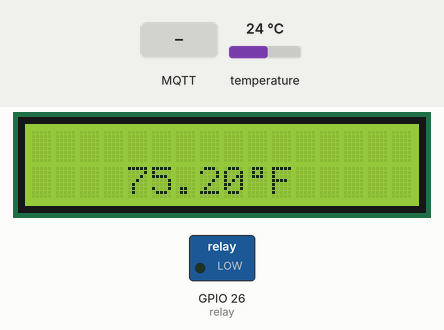
A sketch run on a simulated ESP32. On the bench: 16×2 character LCD, switched loads named in the sketch (green lamp = pin HIGH). Inputs (shaded band) come from the test bench; at power-on: temperature 24 °C. WiFi joins after 1.5 s; servers stay silent unless stated; network time is answered at once with the bench clock; the local clock reads 2024-03-15 10:24:30 at power-on unless the sketch sets it; no MQTT or app messages arrive unless stated; what the sketch prints to the serial monitor is not drawn.

Above: at 2.9 s.
3.0 s: MQTT message "ON" arrives on the first subscribed topic
At 8.6 s:
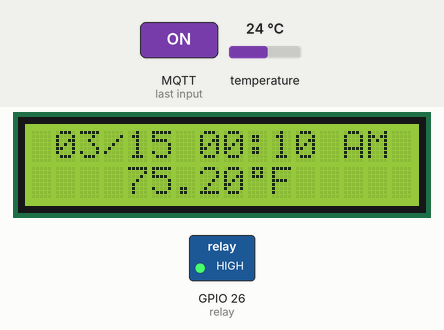
8.9 s: MQTT message "OFF" arrives on the first subscribed topic
At 14.4 s:
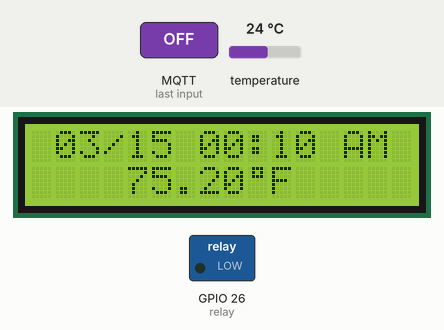
14.7 s: temperature set to 12 °C
At 20.3 s:
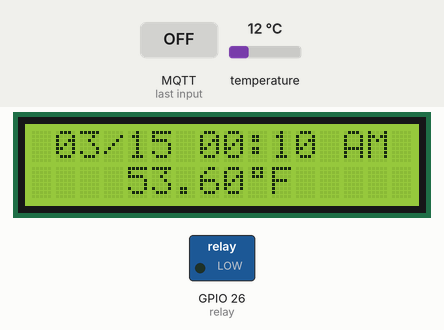
21.3 s: temperature set to 19 °C
At 26.0 s:
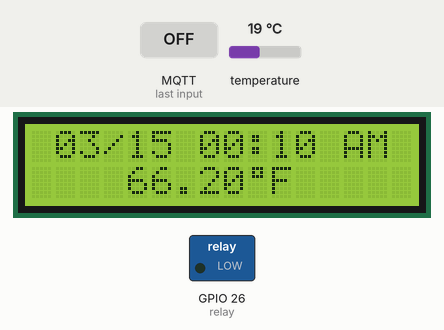
27.1 s: temperature set to 28 °C
At 32.8 s:
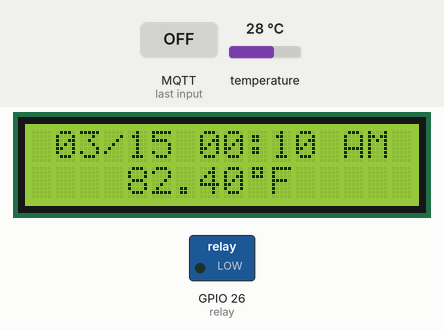
Timing chart, 0 to 34.3 s (numbered marks = the images above; inputs shaded):
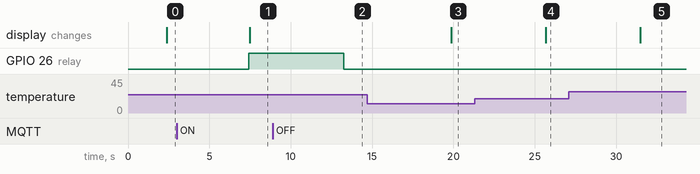

The sketch:

Sauna_Controller_Sketch.ino
```cpp
#include <dummy.h>

#include <LiquidCrystal_I2C.h>
#include <OneWire.h>
#include <DallasTemperature.h>
#include <WiFi.h>
#include <PubSubClient.h>
#include <WiFiUdp.h>
#include <NTPClient.h>
#include <TimeLib.h>

const int relay = 26;

WiFiUDP ntpUDP;
NTPClient timeClient(ntpUDP, "pool.ntp.org", -14400, 60000);
char DateTime[ ] = " 00/00 00:00 XM ";
byte last_second, second_, minute_, hour_, day_, month_;
int year_;

const char* ssid = "ssid";
const char* password = "password";

const char* mqtt_server = "192.168.1.?";

WiFiClient espClient;
PubSubClient client(espClient);
long lastMsg = 0;
char msg[50];
int value = 0;

// LED Pin
const int ledPin = 4;

// GPIO where the DS18B20 is connected to
const int oneWireBus = 4;

// Setup a oneWire instance to communicate with any OneWire devices
OneWire oneWire(oneWireBus);

// Pass our oneWire reference to Dallas Temperature sensor
DallasTemperature sensors(&oneWire);

// set the LCD number of columns and rows
int lcdColumns = 16;
int lcdRows = 2;

// set LCD address, number of columns and rows
// if you don't know your display address, run an I2C scanner sketch
LiquidCrystal_I2C lcd(0x27, lcdColumns, lcdRows);

byte degree[8] = {
	0b01110,
	0b01010,
	0b01110,
	0b00000,
	0b00000,
	0b00000,
	0b00000,
	0b00000
};

void setup(){

  // initialize LCD
  lcd.init();
  // turn on LCD backlight
  lcd.backlight();
  // Start the Serial Monitor
  Serial.begin(115200);
  // Start the DS18B20 sensor
  sensors.begin();
  lcd.createChar(0, degree);
  setup_wifi();
  client.setServer(mqtt_server, 1883);
  client.setCallback(callback);

  pinMode(ledPin, OUTPUT);

  timeClient.begin();

  pinMode(relay, OUTPUT);
}

void setup_wifi() {
  delay(10);
  // We start by connecting to a WiFi network
  Serial.println();
  Serial.print("Connecting to ");
  Serial.println(ssid);

  WiFi.begin(ssid, password);

  while (WiFi.status() != WL_CONNECTED) {
    delay(500);
    Serial.print(".");
  }

  Serial.println("");
  Serial.println("WiFi connected");
  Serial.println("IP address: ");
  Serial.println(WiFi.localIP());
}

void callback(char* topic, byte* message, unsigned int length) {
  Serial.print("Message arrived on topic: ");
  Serial.print(topic);
  Serial.print(". Message: ");
  String messageTemp;

  for (int i = 0; i < length; i++) {
    Serial.print((char)message[i]);
    messageTemp += (char)message[i];
  }
  Serial.println();

  // Feel free to add more if statements to control more GPIOs with MQTT

  // If a message is received on the topic esp32/output, you check if the message is either "on" or "off".
  // Changes the output state according to the message
  if (String(topic) == "esp32/saunaswitch") {
    Serial.print("Changing output to ");
    if(messageTemp == "ON"){
      Serial.println("ON");
      digitalWrite(relay, HIGH);
    }
    else if(messageTemp == "OFF"){
      Serial.println("OFF");
      digitalWrite(relay, LOW);
    }
  }
}

void reconnect() {
  // Loop until we're reconnected
  while (!client.connected()) {
    Serial.print("Attempting MQTT connection...");
    // Attempt to connect
    if (client.connect("ESP8266Client", "saunaESP32", "sAuNa")) {
      Serial.println("connected");
      // Subscribe
      client.subscribe("esp32/saunaswitch");
    } else {
      Serial.print("failed, rc=");
      Serial.print(client.state());
      Serial.println(" try again in 5 seconds");
      // Wait 5 seconds before retrying
      delay(5000);
    }
  }
}

void loop(){

  sensors.requestTemperatures();
  String temperatureC = String(sensors.getTempCByIndex(0));
  double tempF = sensors.getTempFByIndex(0);
  String temperatureF = String(tempF);
  temperatureF += " F";
  temperatureC += " C";

  lcd.setCursor(4,1);
  lcd.print(temperatureF);
  lcd.setCursor(9, 1);
  lcd.write(0);
  delay(5000);

  if (!client.connected()) {
    reconnect();
  }
  client.loop();

  Serial.println(digitalRead(relay));

  if (digitalRead(relay) == HIGH){
    client.publish("esp32/saunastate", "ON");
  }
  if (digitalRead(relay) == LOW){
    client.publish("esp32/saunastate", "OFF");
  }

  long now = millis();
  if (now - lastMsg > 5000) {
    lastMsg = now;
    char tempString[8];
    dtostrf(tempF, 1, 2, tempString);
    client.publish("esp32/temperature", tempString);
    //Serial.println("temp published");
  }
  timeStuff();
}
void timeStuff(){
   timeClient.update();
  unsigned long unix_epoch = timeClient.getEpochTime();    // Get Unix epoch time from the NTP server

  second_ = second(unix_epoch);
  if (last_second != second_) {

    minute_ = minute(unix_epoch);
    hour_   = hour(unix_epoch);
    day_    = day(unix_epoch);
    month_  = month(unix_epoch);
    year_   = year(unix_epoch);

    //Serial.println(hour_);

    if(hour_>12){
      hour_ = hour_-12;
      DateTime[11]  = minute_ % 10 + 48;
      DateTime[10]  = minute_ / 10 + 48;
      DateTime[8]  = hour_   % 10 + 48;
      DateTime[7]  = hour_   / 10 + 48;
      DateTime[13] = 'P';
      DateTime[14] = 'M';

    }
    else{
      DateTime[14]  = minute_ % 10 + 48;
      DateTime[13]  = minute_ / 10 + 48;
      DateTime[11]  = hour_   % 10 + 48;
      DateTime[10]  = hour_   / 10 + 48;
      DateTime[13] = 'A';
      DateTime[14] = 'M';
    }

    DateTime[4]  = day_   / 10 + 48;
    DateTime[5]  = day_   % 10 + 48;
    DateTime[1]  = month_  / 10 + 48;
    DateTime[2]  = month_  % 10 + 48;

    //Serial.println(DateTime);
    lcd.setCursor(0, 0);
    lcd.print(DateTime);
    last_second = second_;

  }
}
```

Measured:
- after the input at 3.0 s, GPIO 26 (relay): LOW → HIGH after 4.4 s
- after the input at 8.9 s, GPIO 26 (relay): HIGH → LOW after 4.4 s
- after the input at 14.7 s, the display: changes after 5.2 s (image 3)
- after the input at 21.3 s, the display: changes after 4.4 s (image 4)
- after the input at 27.1 s, the display: changes after 4.4 s (image 5)
